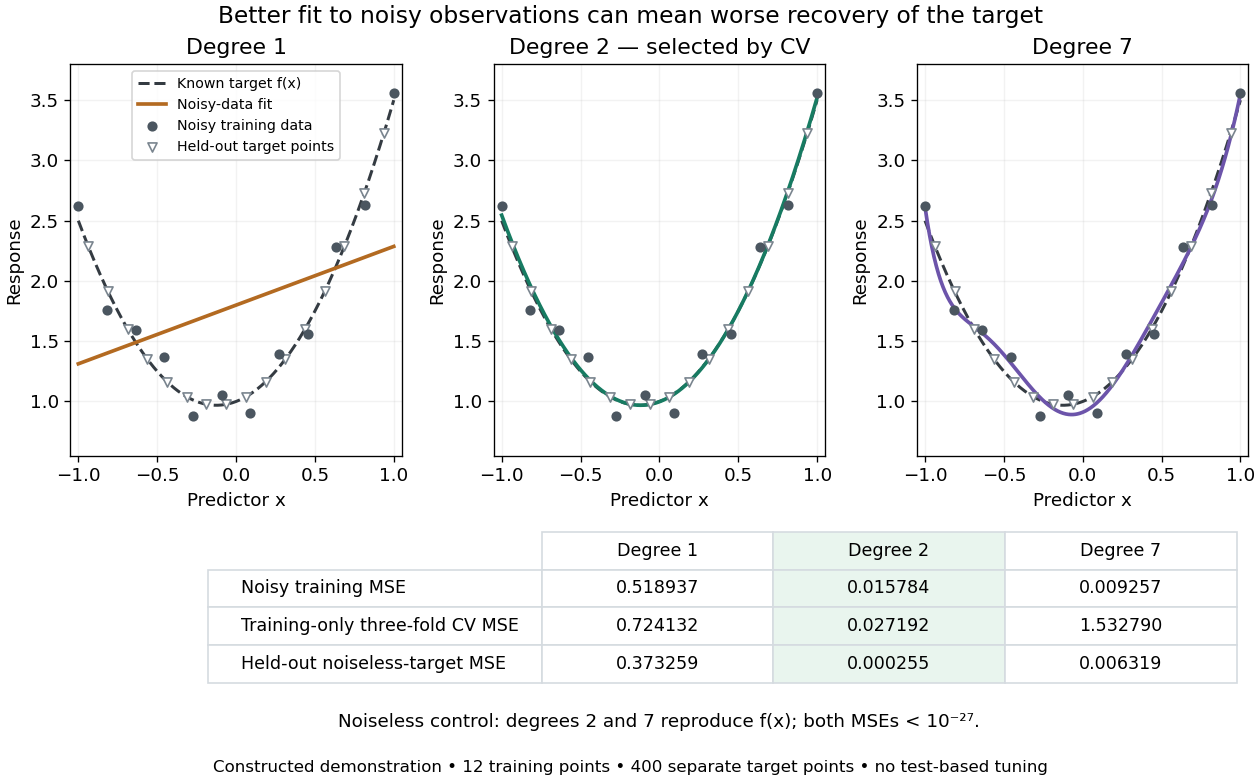

Python code for this plot:
"""Construct noisy polynomial fits and a noiseless control; save basename.png to cwd.

Tested with Python 3.14.4, NumPy 2.3.5, Matplotlib 3.10.7.
Degree selection uses only three-fold CV on the twelve training observations.
The deterministic held-out grid and known target are diagnostics, not selectors.
"""

from pathlib import Path

import matplotlib

matplotlib.use("Agg")
import matplotlib.pyplot as plt
import numpy as np
from numpy.polynomial import Polynomial


def target(x):
    return 1 + 0.5 * x + 2 * x**2


def experiment():
    degrees = (1, 2, 7)
    x = np.linspace(-1, 1, 12)
    disturbance = np.array([.12, -.17, .10, .18, -.13, .08,
                            -.16, .11, -.08, .15, -.12, .06])
    y = target(x) + disturbance
    # Interleaved folds: each observation is held out exactly once.
    fold = np.arange(x.size) % 3
    cv_errors = []
    models = []
    train_errors = []
    for degree in degrees:
        squared_errors = np.empty(x.size)
        for k in range(3):
            held = fold == k
            assert (~held).sum() > degree
            model = Polynomial.fit(x[~held], y[~held], degree)
            squared_errors[held] = (y[held] - model(x[held]))**2
        cv_errors.append(squared_errors.mean())
        model = Polynomial.fit(x, y, degree)
        models.append(model)
        train_errors.append(np.mean((y - model(x))**2))

    # Lock the degree before constructing/evaluating the final diagnostic points.
    selected_degree = degrees[int(np.argmin(cv_errors))]
    test_x = -1 + 2 * (np.arange(400) + .5) / 400
    assert np.min(np.abs(test_x[:, None] - x[None, :])) > 1e-8
    target_errors = [np.mean((target(test_x) - model(test_x))**2)
                     for model in models]
    controls = {}
    for degree in (2, 7):
        control = Polynomial.fit(x, target(x), degree)
        controls[degree] = (np.mean((target(x) - control(x))**2),
                            np.mean((target(test_x) - control(test_x))**2))
        assert max(controls[degree]) < 1e-27
    assert selected_degree == 2
    assert np.all(np.diff(train_errors) < 0)
    assert target_errors[2] > 20 * target_errors[1]
    return (degrees, x, y, test_x, models, np.array(train_errors),
            np.array(cv_errors), np.array(target_errors), controls)


def main():
    (degrees, x, y, test_x, models, train_errors,
     cv_errors, target_errors, controls) = experiment()
    print("Degree | noisy training MSE | training-only CV MSE | held-out target MSE")
    for degree, train, cv, test in zip(degrees, train_errors, cv_errors, target_errors):
        print(f"{degree:6d} | {train:.12g} | {cv:.12g} | {test:.12g}")
    for degree, (train, test) in controls.items():
        print(f"Noiseless degree {degree}: training MSE {train:.5g}; target MSE {test:.5g}")
    print("Selected degree: 2 (training-only CV)")

    plt.rcParams.update({"font.size": 11, "axes.facecolor": "white"})
    fig = plt.figure(figsize=(10.5, 6.5), layout="constrained", facecolor="white")
    grid = fig.add_gridspec(2, 3, height_ratios=(2.3, 1.35))
    colors = ("#b36a21", "#177b62", "#6c54aa")
    curve_x = np.linspace(-1, 1, 700)
    for column, (degree, model, color) in enumerate(zip(degrees, models, colors)):
        ax = fig.add_subplot(grid[0, column])
        ax.plot(curve_x, target(curve_x), "--", color="#343b42", lw=1.8,
                label="Known target f(x)")
        ax.plot(curve_x, model(curve_x), color=color, lw=2.2, label="Noisy-data fit")
        ax.scatter(x, y, color="#4b5660", s=26, zorder=4, label="Noisy training data")
        shown = np.arange(12, 400, 25)
        ax.scatter(test_x[shown], target(test_x[shown]), marker="v", s=30,
                   facecolors="white", edgecolors="#7a858f", zorder=3,
                   label="Held-out target points")
        ax.set(xlabel="Predictor x", ylabel="Response", xlim=(-1.05, 1.05),
               ylim=(.55, 3.8), title=f"Degree {degree}" +
               (" — selected by CV" if degree == 2 else ""))
        ax.grid(alpha=.16)
        if column == 0:
            ax.legend(loc="upper center", fontsize=8.5)

    table_ax = fig.add_subplot(grid[1, :])
    table_ax.axis("off")
    table = table_ax.table(
        cellText=[[f"{value:.6f}" for value in values]
                  for values in (train_errors, cv_errors, target_errors)],
        rowLabels=["Noisy training MSE", "Training-only three-fold CV MSE",
                   "Held-out noiseless-target MSE"],
        colLabels=[f"Degree {degree}" for degree in degrees],
        cellLoc="center", rowLoc="left", bbox=(.40, .29, .59, .66))
    table.auto_set_font_size(False)
    table.set_fontsize(10.5)
    for (row, column), cell in table.get_celld().items():
        cell.set_edgecolor("#d5dbe0")
        if column == 1:
            cell.set_facecolor("#e9f5ee")
    table_ax.text(.5, .12, "Noiseless control: degrees 2 and 7 reproduce f(x); both MSEs < 10⁻²⁷.",
                  ha="center", va="center", transform=table_ax.transAxes, fontsize=11)
    fig.suptitle("Better fit to noisy observations can mean worse recovery of the target", fontsize=14)
    fig.supxlabel("Constructed demonstration • 12 training points • 400 separate target points • no test-based tuning",
                  fontsize=10)
    fig.savefig(Path.cwd() / (Path(__file__).stem + ".png"), dpi=120, facecolor="white")
    plt.close(fig)


if __name__ == "__main__":
    main()
